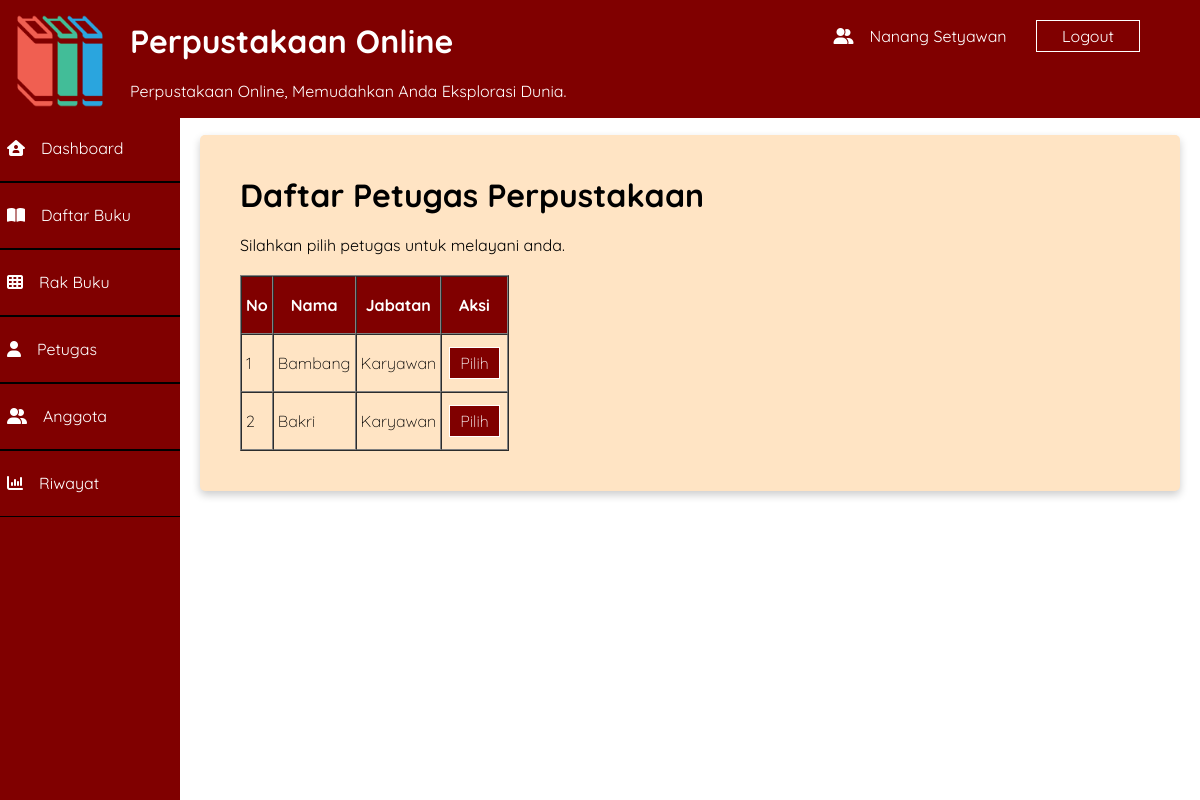
The page /index.php?page=detailPetugas&&id=1 (signed in) on the database its author committed.
### tables this page shows
CREATE TABLE `petugas` (
  `id` int(11) NOT NULL,
  `nama_petugas` varchar(50) NOT NULL,
  `jabatan` varchar(50) NOT NULL,
  `alamat` varchar(50) NOT NULL
);

### petugas/index.php (the view)
<?php
$query = "SELECT * FROM petugas";
$result = mysqli_query($connect, $query);
$idBuku = $_GET['id'];
?>
<div class="card">
    <h1>Daftar Petugas Perpustakaan</h1>
    <p>Silahkan pilih petugas untuk melayani anda.</p>
    <table border="1" cellspacing="0" cellpadding="4">
        <thead>
            <tr>
                <th>No</th>
                <th>Nama</th>
                <th>Jabatan</th>
                <th>Aksi</th>
            </tr>
        </thead>
        <tbody>
            <?php
      $num = 1;
      while ($row = mysqli_fetch_assoc($result)) { ?>
            <tr>
                <td><?php echo $num++; ?></td>
                <td><?= $row['nama_petugas']; ?></td>
                <td><?= $row['jabatan']; ?></td>
                <td><a class="btn"
                        href="index.php?page=pinjamBuku&&id=<?php echo $row['id']; ?>&&idBuku=<?php echo $idBuku; ?>">Pilih
                    </a></td>
            </tr>
            <?php } ?>
        </tbody>
    </table>
</div>

### style.css (style rules this page uses)
* { box-sizing: border-box; }
body { font-family: 'Quicksand', sans-serif; padding: 0; margin: 0; }
th { background-color: maroon; color: white; }
td { color: black; font-weight: 100; }
.pala th, p { position: relative; text-align: left; }
.card { box-shadow: 0 4px 8px 0 rgba(0, 0, 0, 0.2); border-radius: 5px; margin: 20px; padding: 20px; background-color: bisque; }
.card p, h1 { margin: 20px; }
table { line-height: 48px; margin: 20px; }
.btn { color: white; background: maroon; padding: 5px 10px ; text-decoration: none; margin: 2px 3px; border: 1px solid; }
th { text-align: center; }

### rows shown on the page
petugas: nama_petugas "Bambang", jabatan "Karyawan"
petugas: nama_petugas "Bakri", jabatan "Karyawan"

### other values the page prints
$_SESSION['nama'] "Nanang Setyawan"
